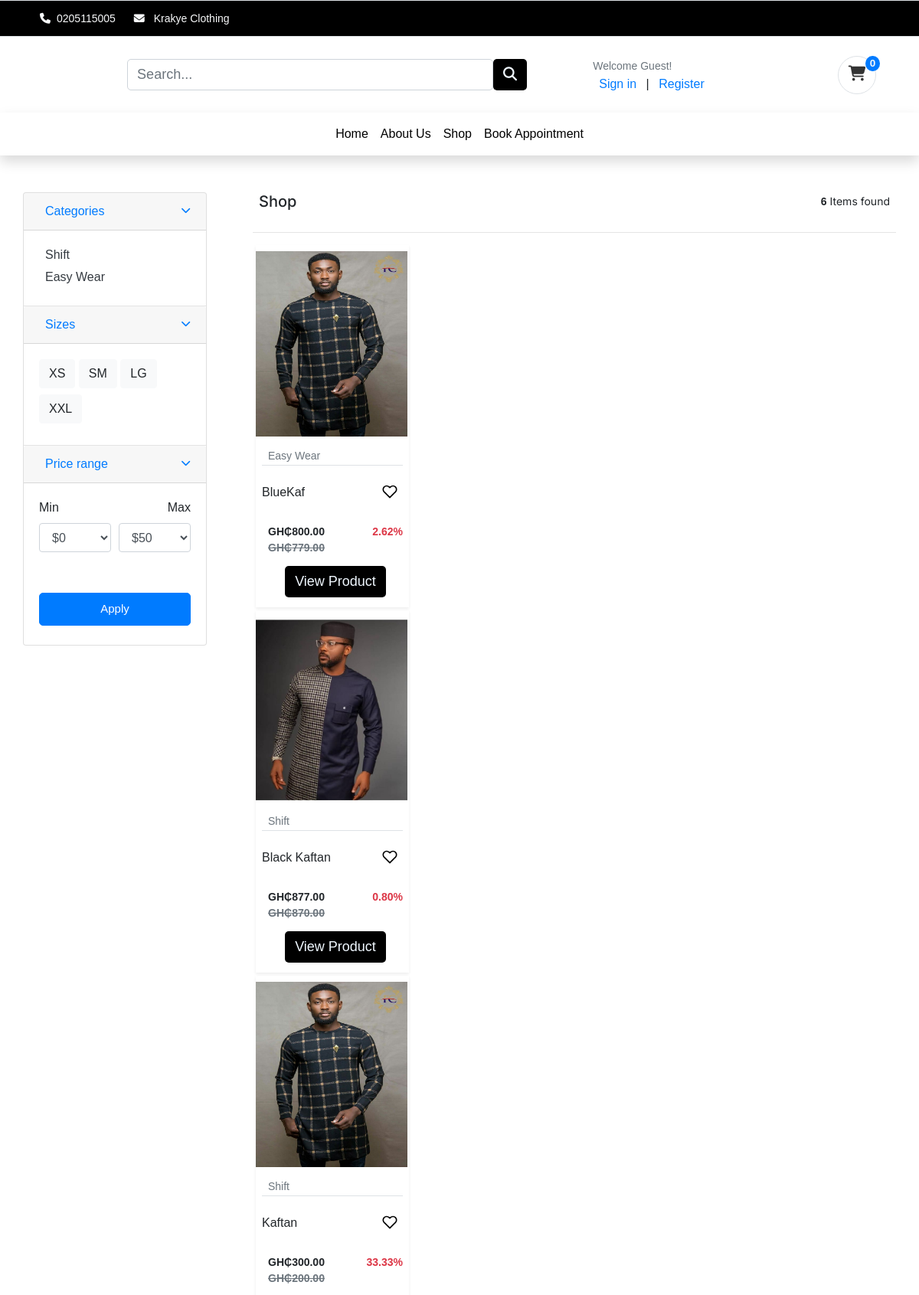
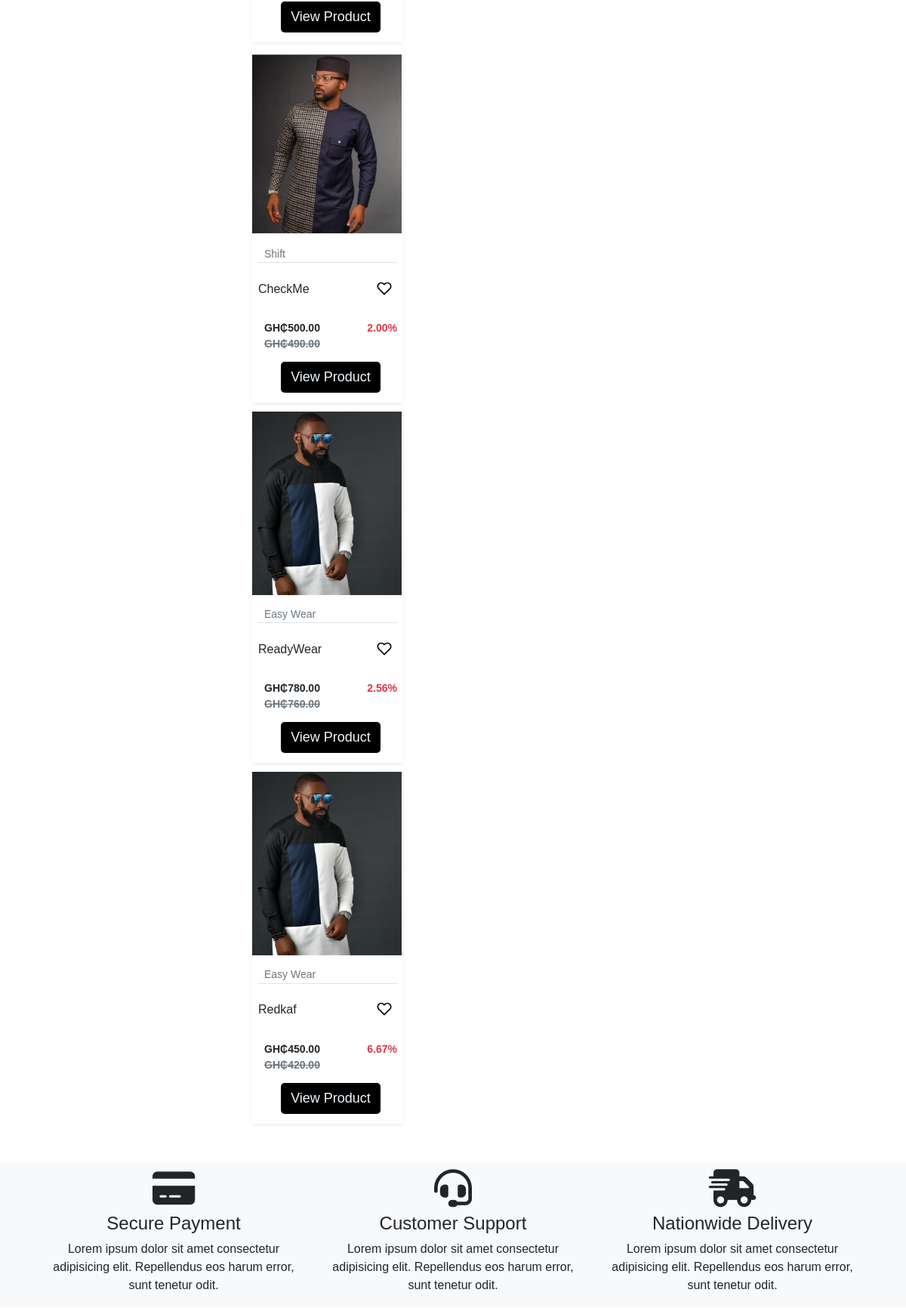
The app's page /shop/ (upper part) with its own data (2 pictures, top to bottom).
### category/models.py (models this page shows)
class Category(models.Model):
    category_name = models.CharField(max_length=50, unique=True)
    slug = models.SlugField(max_length=50, unique=True)
    description = models.TextField(blank=True)
    cat_image = models.ImageField(upload_to = 'categories')
    def get_absolute_url(self):
        return reverse('store:products_by_category', args=[str(self.slug)])
    class Meta:
        verbose_name_plural ='categories'
    def __str__(self):
        return self.category_name

### store/models.py (models this page shows, shortened)
class Product(models.Model):
    product_name = models.CharField(max_length=255)
    slug = models.SlugField(max_length=255, unique=True)
    description = models.TextField(blank=True)
    size_guide = models.ImageField(upload_to='size_guide/')
    images = models.ImageField(upload_to='products/')
    price = models.DecimalField(max_digits=6, decimal_places=2, default=0)
    discounted_price = models.DecimalField(max_digits=6, decimal_places=2, default=0)
    stock = models.IntegerField(default=0)
    in_stock = models.BooleanField(default=True)
    created_date = models.DateTimeField(auto_now_add=True)
    modified_date = models.DateTimeField(auto_now=True)
    category = models.ForeignKey(Category, on_delete=models.CASCADE)
    objects = models.Manager()
    products = ProductManager()
    @property
    def discount(self):
        if self.discounted_price > 0:
            discount_percent = ((self.price - self.discounted_price)/self.price)*100
            return format(discount_percent, '.2f')
    def get_absolute_url(self):
        return reverse('store:product_detail', args=[self.category.slug, self.slug])
    class Meta:
        verbose_name_plural = 'Products'
        ordering = ('-created_date', )

### store/views.py (the view)
# urls.py: path('shop/', views.shop, name='shop'),
def shop(request, category_slug=None):
    shop_products = None
    categories = None
    if category_slug != None:
        categories = get_object_or_404(Category, slug=category_slug)
        shop_products = Product.objects.filter(category = categories, in_stock=True).order_by('?')
        product_count = Product.objects.count()
    else:
        shop_products  = Product.objects.all().order_by('?')
        product_count = Product.objects.count()
    paginator = Paginator(shop_products, 20)
    page = request.GET.get('page')
    try:
        shop_products = paginator.page(page)
    except PageNotAnInteger:
        shop_products = paginator.page(1)
    except EmptyPage:
        shop_products = paginator.page(paginator.num_pages)
    product_category = Category.objects.all()
    context = {
        'shop_products': shop_products,
        'pages'  : page ,
        'product_count': product_count,
        'product_category': product_category
    }
    return render(request, 'store/shop.html', context)

### cart/context_processors.py (called while the page is built)
def counter(request):
    cart_count = 0
    if 'admin' in request.path:
        return {}
    else:
        try:
            cart = Cart.objects.filter(cart_id=_cart_id(request))
            if request.user.is_authenticated:
                cart_items = CartItem.objects.all().filter(user=request.user)
            else:
                cart_items = CartItem.objects.all().filter(cart=cart[:1])
            for cart_item in cart_items:
                cart_count += cart_item.quantity
        except Cart.DoesNotExist:
            cart_count = 0
    return dict(cart_count=cart_count)

### cart/views.py (called while the page is built)
def _cart_id(request):
    cart = request.session.session_key
    if not cart:
        cart = request.session.create()
    return cart

### templates/store/shop.html (shortened to what this page needs)
{% extends '../base.html' %} {% block title %}Krakye Clothing{% endblock%}
{% block content %} {%load static%}
  <main id="main-site">
    <div class="row">
      {%include '../includes/category.html'%}
    <div class='col-md-9'>
      <section id="shop">
        <div class="container py-5">
          <div class="row d-flex justify-content-between">
            <div class="col">
                {%if 'search' in request.path%}
              <h4 class="font-inter font-size-20">Search Results</h4>
              {%else%}
              <h4 class="font-inter font-size-20">Shop</h4>
              {%endif%}
            </div>
            <div class="col text-right">
                <span class="font-inter font-size-14"><b>{{product_count}}</b> Item{%if product_count > 1%}s{%endif%} found</span></div>
          </div>
          <hr>
        <div class="grid w-100">
          {%for item in shop_products%}
          <div class="grid-item {{item.category}} m-0">
            <div class="shadow-sm item py-2 m-1" style="width: 200px">
              <div class="product font-inter">
                  <img src="{{item.images.url}}" alt="product-1" class="img-fluid" style="width: 198px; height: 242.3px;">
                <div class="mt-2">
                  <h4 class="product-category mx-2 border-bottom"><a class="text-black font-size-14 text-muted" href="">{{item.category}}</a></h4>
                </div>
                <div class="text-center ml-2">
                  <div class="d-flex align-items-center justify-content-between mb-0">
                    <h6>{{item.product_name}}</h6>
                    <button class="btn btn-wishlist pb-3" style="color: black;">
                    </button>
                  </div>
                  <div class="price d-flex text-left font-size-14">
                    <div class="new-price p-2">
                      <span><b>GH₵{{item.price}}</b></span>
                      <span class="old-price text-muted">GH₵{{item.discounted_price}}</span>
                    </div>
                    <div class= "ml-auto p-2">
                      <span class="discount-percentage text-danger">{{item.discount}}%</span>
                    </div>
                  </div>
                  <a href="{{item.get_absolute_url}}">
                    <button type="submit" class="btn btn-product font-size-12 product-link" >View Product</button>
                    </a>
                  </div>
              </div>
            </div>
          </div>
          {%endfor%}
        </div>
        </div>
      </section>
      </div>
    </div>
     <section id="site-info" class="bg-light pt-2">
        <div class="container">
          <div class="row ">
            <div class="col-lg-4 col-12 text-center">
              <i class="fa-solid fa-credit-card font-size-50 pb-2"></i>
              <h4>Secure Payment</h4>
              <p>Lorem ipsum dolor sit amet consectetur adipisicing elit. Repellendus eos harum error, sunt tenetur odit.</p>
            </div>
            <div class="col-lg-4 col-12 text-center">
              <i class="fa-solid fa-headset font-size-50 pb-2"></i>
              <h4>Customer Support</h4>
              <p>Lorem ipsum dolor sit amet consectetur adipisicing elit. Repellendus eos harum error, sunt tenetur odit.</p>
            </div>
            <div class="col-lg-4 col-12 text-center">
              <i class="fa-solid fa-truck-fast font-size-50 pb-2"></i>
              <h4>Nationwide Delivery</h4>
              <p>Lorem ipsum dolor sit amet consectetur adipisicing elit. Repellendus eos harum error, sunt tenetur odit.</p>
            </div>
          </div>
        </div>
      </section>
  </main>
{%endblock%}

### templates/includes/category.html (shortened to what this page needs)
{%load static%}
<link rel="stylesheet" href="{%static 'css/ui.css'%}">
<aside class="col-md-3 font-inter">
    <div class="sticky container py-5">
    <div class="card">
      <article class="filter-group">
        <header class="card-header">
          <a href="#" data-toggle="collapse" data-target="#collapse_1" aria-expanded="true" class="">
            <i class="icon-control fa fa-chevron-down"></i>
            <span class="title">Categories</span>
          </a>
        </header>
        <div class="filter-content collapse show" id="collapse_1" style="">
          <div class="card-body">
            <ul class="list-menu">
              {%for item in product_category %}
            <li><a href="{{item.get_absolute_url}}">{{item.category_name}}  </a></li>
            {%endfor%}
            </ul>
          </div>
        </div>
      </article>
      <article class="filter-group">
        <header class="card-header">
          <a href="#" data-toggle="collapse" data-target="#collapse_4" aria-expanded="true" class="">
            <i class="icon-control fa fa-chevron-down"></i>
            <span class="title">Sizes </span>
          </a>
        </header>
        <div class="filter-content collapse show" id="collapse_4" style="">
          <div class="card-body">
            <label class="checkbox-btn">
              <span class="btn btn-light"> XS </span>
            </label>
            <label class="checkbox-btn">
              <span class="btn btn-light"> SM </span>
            </label>
            <label class="checkbox-btn">
              <span class="btn btn-light"> LG </span>
            </label>
            <label class="checkbox-btn">
              <span class="btn btn-light"> XXL </span>
            </label>
        </div>
        </div>
      </article>
      <article class="filter-group">
        <header class="card-header">
          <a href="#" data-toggle="collapse" data-target="#collapse_3" aria-expanded="true" class="">
            <i class="icon-control fa fa-chevron-down"></i>
            <span class="title">Price range </span>
          </a>
        </header>
        <div class="filter-content collapse show" id="collapse_3" style="">
          <div class="card-body">
            <div class="form-row">
            <div class="form-group col-md-6">
              <label>Min</label>
                <select class="mr-2 form-control">
                <option value="0">$0</option>
              </select>
            </div>
            <div class="form-group text-right col-md-6">
              <label>Max</label>
                <select class="mr-2 form-control">
                <option value="50">$50</option>
              </select>
            </div>
            </div>
            <button class="btn btn-block btn-primary">Apply</button>
          </div>
        </div>
      </article>
    </div>
    </aside>

### static/css/style.css (style rules this page uses)
* { font-family: sans-serif; }
html { font-family: "Roboto", cursive; }
button, button:focus { outline: none !important; box-shadow: none !important; }
.btn-product { background-color: black; color: aliceblue; }
.old-price { text-decoration: line-through; }
.font-inter { font-family: "Inter", cursive; }
.font-size-12 { font-size: 12px; }
.font-size-14 { font-size: 14px; }
.font-size-20 { font-size: 20px; }
.font-size-50 { font-size: 50px; }
a { text-decoration: none; }
.btn-cart, .btn-wishlist { position: relative; align-items: center; justify-content: center; width: 50px; height: 50px; color: #333333; border: none; outline: none; border-radius: 50%; }
.row { margin: 0; }
.col-2, .col { padding: 0 1vh; }
a { padding: 0 1vh; }
hr { margin-top: 1.25rem; }
select { border: 1px solid rgba(0, 0, 0, 0.137); padding: 1.5vh 1vh; margin-bottom: 4vh; outline: none; width: 100%; background-color: #f7f7f7; }
input, textarea, button { padding: 8px 15px; border-radius: 5px !important; margin: 5px 0px; box-sizing: border-box; border: 1px solid #ccc; font-size: 18px !important; font-weight: 300; }
.btn-block { font-size: 15px !important; font-weight: 400; height: 43px; cursor: pointer; }

### static/css/ui.css (style rules this page uses)
.checkbox-btn { position: relative; }
[class*=list-] li:after { visibility: hidden; display: block; content: ""; overflow: hidden; height: 0; clear: both; }
.list-menu { list-style: none; margin: 0; padding-left: 0; }
.list-menu li { margin-bottom: 5px; }
.list-menu a { color: #343a40; }
.price { font-weight: 600; color: #212529; }
.icon-control { margin-top: 5px; float: right; font-size: 80%; }
.filter-group { border-bottom: 1px solid #e4e4e4; }
.filter-group:last-child { border-bottom: 0; }

### records on screen
Category: category_name "Shift"
Category: category_name "Easy Wear"
Product: images (picture), category "Easy Wear", product_name "BlueKaf", price "800.00", discounted_price "779.00", discount "2.62"
Product: images (picture), category "Shift", product_name "Black Kaftan", price "877.00", discounted_price "870.00", discount "0.80"
Product: images (picture), category "Shift", product_name "Kaftan", price "300.00", discounted_price "200.00", discount "33.33"
Product: images (picture), category "Shift", product_name "CheckMe", price "500.00", discounted_price "490.00", discount "2.00"
Product: images (picture), category "Easy Wear", product_name "ReadyWear", price "780.00", discounted_price "760.00", discount "2.56"
Product: images (picture), category "Easy Wear", product_name "Redkaf", price "450.00", discounted_price "420.00", discount "6.67"

### other values on screen
{{ cart_count }} "0"
{{ product_count }} "6"
